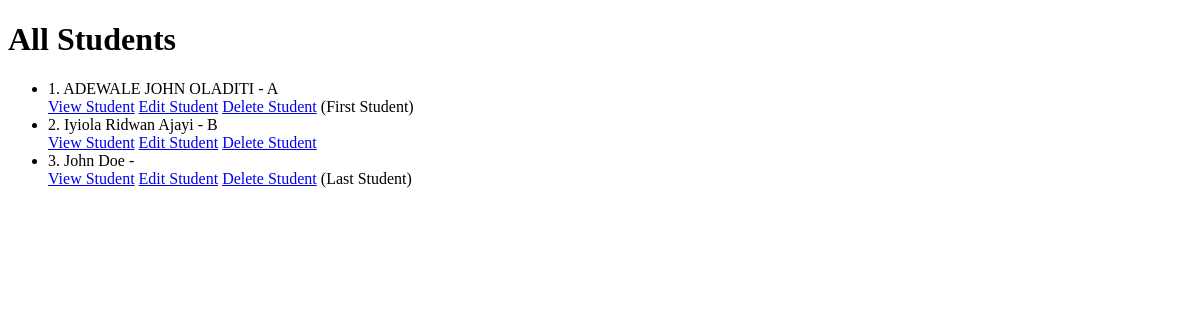
Page /student_list/ (signed in) on the earlier database version.
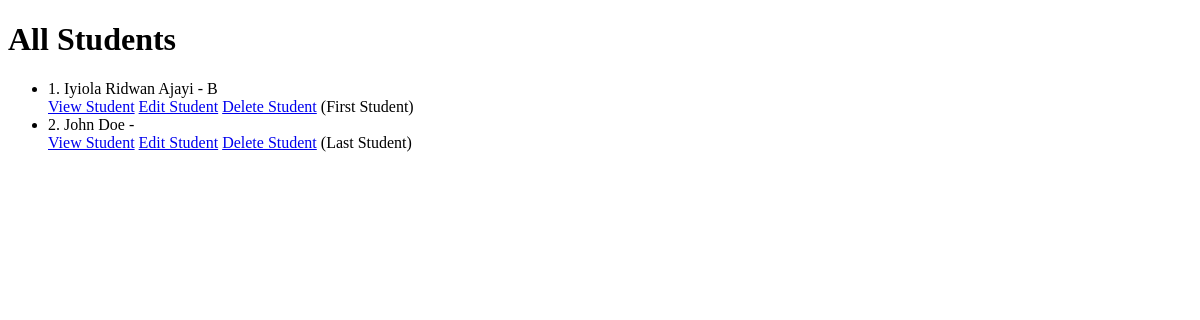
Same page on the later database version.
### students/models.py (models this page shows, shortened)
class Student(models.Model):
    name = models.CharField(max_length=250)
    age = models.PositiveIntegerField()
    grade = models.CharField(max_length=10)
    teacher = models.ForeignKey(Teacher, on_delete=models.CASCADE)
    profile_picture = models.ImageField(upload_to='student_profiles/', null=True, blank=True)
    class Meta:
        ordering = ['name']           # Default order
        verbose_name = 'Student Info' # Admin display

### students/views.py (the view)
# urls.py: path('student_list/', student_list, name='student_list'),
@login_required(login_url='login')
def student_list(request):
    students = Student.objects.all()
    return render(request, 'student_list.html', {'all_students': students})

### students/templates/student_list.html (shortened to what this page needs)
<!DOCTYPE html>
<html lang="en">
<head>
</head>
<body>
    <h1>All Students</h1>
    {% if all_students %}
    <ul>
        {% for student in all_students %}
        <li>{{ forloop.counter }}. {{ student.name }} - {{ student.grade }}</li>
        <a href="{% url 'student_detail' student.id %}">View Student</a>
        <a href="{% url 'student_update' student.id %}">Edit Student</a>
        <a href="{% url 'student_delete' student.id %}">Delete Student</a>
        {% if forloop.first %}(First Student){% endif %}
        {% if forloop.last %}(Last Student){% endif %}
        {% empty %}
        <li>No students available.</li>
        {% endfor %}
    </ul>
    {% endif %}
</body>
</html>

Differences in the rows shown:
removed Student: name "ADEWALE JOHN OLADITI", grade "A", shows "(First Student)"
shown differently, row unchanged: Student "Iyiola Ridwan Ajayi": now shows "(First Student)"
